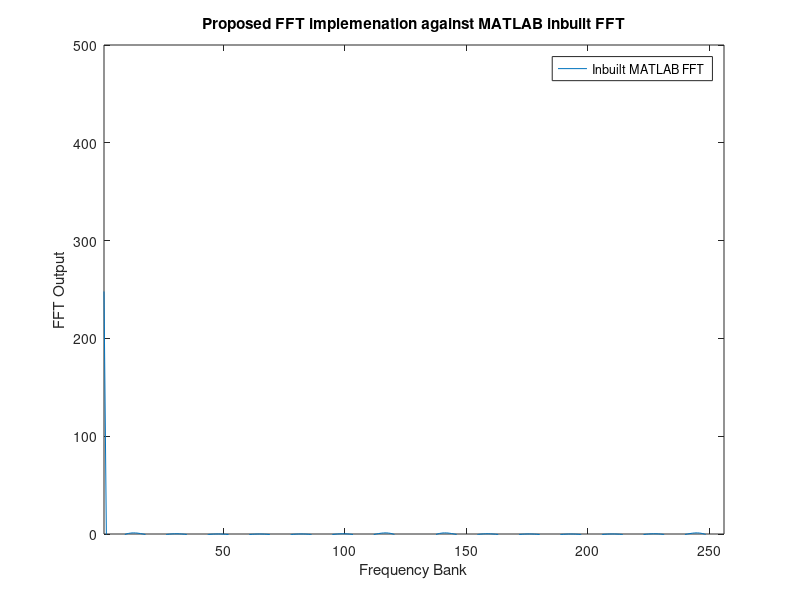

The MATLAB script that drew this image:
% this script is the first method test t implemente the FFT using FRasers
% sigma delta algorithm
%(proof of concept)
clear all
close all
%initially 
N= 16^2
P =16 %radix count
Q=N/P % reoformatted bit strema banks
L=16; % L*16 DFT uotputs desired
bitstream=randi([0 1],1,N); % create randomised 1:0 input data to simualte bitstream
%bitstream= 1:N;
%bitstream=[0 1 1 1 0 0 0 0 1 1 0 0 1 1 1 1 0 1 1 1 0 0 0 0 1 1 0 0 1 1 1 1 0 1 1 1 0 0 0 0 1 1 0 0 1 1 1 1 0 1 1 1 0 0 0 0 1 1 0 0 1 1 1 1 0 1 1 1 0 0 0 0 1 1 0 0 1 1 1 1 0 1 1 1 0 0 0 0 1 1 0 0 1 1 1 1 0 1 1 1 0 0 0 0 1 1 0 0 1 1 1 1 0 1 1 1 0 0 0 0 1 1 0 0 1 1 1 1 0 1 1 1 0 0 0 0 1 1 0 0 1 1 1 1 0 1 1 1 0 0 0 0 1 1 0 0 1 1 1 1 0 1 1 1 0 0 0 0 1 1 0 0 1 1 1 1 0 1 1 1 0 0 0 0 1 1 0 0 1 1 1 1 0 1 1 1 0 0 0 0 1 1 0 0 1 1 1 1 0 1 1 1 0 0 0 0 1 1 0 0 1 1 1 1 0 1 1 1 0 0 0 0 1 1 0 0 1 1 1 1 0 1 1 1 0 0 0 0 1 1 0 0 1 1 1 1 ]
%create step response to simulate
%bitstream=[ 0 0 0 0 0 0 0 0 0 0 0 0 0 0 0 1  0 0 0 0 0 0 0 0 0 0 0 0 0 0 0 1  0 0 0 0 0 0 0 0 0 0 0 0 0 0 0 1  0 0 0 0 0 0 0 0 0 0 0 0 0 0 0 1  0 0 0 0 0 0 0 0 0 0 0 0 0 0 0 1  0 0 0 0 0 0 0 0 0 0 0 0 0 0 0 1  0 0 0 0 0 0 0 0 0 0 0 0 0 0 0 1  0 0 0 0 0 0 0 0 0 0 0 0 0 0 0 1  0 0 0 0 0 0 0 0 0 0 0 0 0 0 0 1  0 0 0 0 0 0 0 0 0 0 0 0 0 0 0 1  0 0 0 0 0 0 0 0 0 0 0 0 0 0 0 1  0 0 0 0 0 0 0 0 0 0 0 0 0 0 0 1  0 0 0 0 0 0 0 0 0 0 0 0 0 0 0 1  0 0 0 0 0 0 0 0 0 0 0 0 0 0 0 1  0 0 0 0 0 0 0 0 0 0 0 0 0 0 0 1  0 0 0 0 0 0 0 0 0 0 0 0 0 0 0 1 ]
%bitstream =zeros(1,N);
%bitstream(round(N/2):end)=1; %
bitstream = ones(1,length(bitstream));
bitstream([1 3 5 7 9 11 13 15]) =0;

%bitstream =flip(bitstream);
reformattt=zeros(1,length(bitstream));

%% perform the start of the transform decompostion
%bitstream=1:N
for ii=1:Q %iterate through all banks
for jj=1:P %size of each bank 
 
    reformattt(jj+(ii-1)*P) = bitstream((jj-1)*Q+ii);


end
end
reformattt
%% THE static DFT possiblities LUT

%create DFT LUT with 3 bit address for P=16 and 2 bit data 
ADR = 2^3; % all these values are teo represneted in theri deciam forms
% however fot the VHDl implemation they will be binary addres tokend for
% the LUT
B1=2^1;
B2=2^1;
I=P;
B=[0 1];
LUTR = ones(ADR,B1,B2,I);
LUTI = ones(ADR,B1,B2,I);
n=0:(P-1);
% fill LUT 
%Btemp= zeros(1,P);
for ii= 1:ADR
    for jj =1:B1
        for kk= 1:B2
            for hh=1:I
% note as the aues are stored as decimals the 1 and two index correons to 0
% and 1 respectiely
                  % Btemp = [zeros(1,(ADR-1)*2) B(jj) B(kk) zeros(1,(P/2-ADR-2)*2];
                  Btemp= zeros(1,P);
                  Btemp((ii-1)*2+1) = B(jj);
                  Btemp((ii-1)*2+2) = B(kk);
                      % for pp = 1:P
                       % create vector with padded zeroes
                temp2=sum(Btemp.*((exp(-1j.*2.*pi./P)).^((hh-1).*n))); % note -1 to get out of matlab index
                LUTR(ii,jj,kk,hh) = real(temp2);
                LUTI(ii,jj,kk,hh) = imag(temp2);
                % create DFTBD for a specific index and store in LUT

            end 
        end
    end
end
%% now find the DFTBD for the input bitstream


Yr=zeros(1,L*P);
Yi=zeros(1,L*P);
for ii =1:P
    A1=0;
    B1=0;
    for kk=1:P/2
    A1=LUTR(kk,reformattt((Q-1)*P+(kk-1)*2+1)+1,reformattt((Q-1)*P+(kk-1)*2+2)+1,ii)+A1;
    B1=LUTI(kk,reformattt((Q-1)*P+(kk-1)*2+1)+1,reformattt((Q-1)*P+(kk-1)*2+2)+1,ii)+B1;
    end
    A2=0;
    B2=0;
    for jj=(Q-1):-1:1
        %DFTtempI=sum(LUTI);
        DFTtempR=0;
        DFTtempI=0;
        for kk = 1:P/2
        DFTtempR=LUTR(kk,reformattt((jj-1)*P+(kk-1)*2+1)+1,reformattt((jj-1)*P+(kk-1)*2+2)+1,ii)+DFTtempR;
        DFTtempI=LUTI(kk,reformattt((jj-1)*P+(kk-1)*2+1)+1,reformattt((jj-1)*P+(kk-1)*2+2)+1,ii)+DFTtempI;
        end
        % apply twiddle factors
        k=((1:L)-1).*(P)+(ii-1); % set based on how many required output banks (L*P)
        angle=2*pi*k/N;

        stager =A1.*2.*cos(angle)-A2+DFTtempR % multiply addition and access (multiple clock cycles 
        A2=A1;
        A1=stager;
        
        stagei =B1.*2.*cos(angle)-B2+DFTtempI; %same time lock step DSP blocks
        
        
        % get new value  (try out of parrallel) in series
        
        B2=B1;
        B1=stagei;
    end
    Yr(((1:L)-1)*P+ii)=A1-cos(angle).*A2+sin(angle).*B2;
    Yi(((1:L)-1)*P+ii)=B1-sin(angle).*A2-cos(angle).*B2;
end


figure
plot(real((fft(bitstream))))
hold on
%plot(abs(Yr+Yi*1i))
hold off
ylim([0 mean(abs(fft(bitstream)))*5])
ylim([0 500]);
xlim([1 length(bitstream)])
xlabel('Frequency Bank')
ylabel('FFT Output')
title('Proposed FFT implemenation against MATLAB inbuilt FFT')
legend('Inbuilt MATLAB FFT','Proposed FFT algorithm')



%%
%LUT extractio tests
B11=[ 2 2 1 2 1 1 1 2];
B22=[ 2 2 1 2 1 1 2 1];
%for t = 1:8
    
for kk=1:P/2
    A1=LUTR(kk,B11(kk),B22(kk),6)*2^(8);
    B1=LUTI(kk,B11(kk),B22(kk),6)*2^(8);
    kk
end
%end

